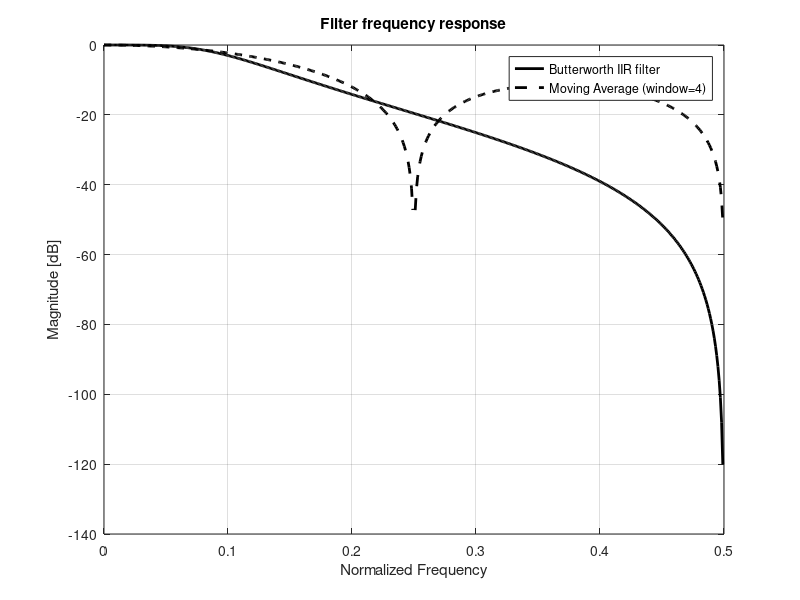

MATLAB code for this plot:
%% analyze_filter.m

%% Initialization
clear
close all
clc

%% analyze filter
n = 2;
wn = 0.2;

[b, a] = butter(n, wn);

[h, w] = freqz(b, a);
[h_ma, w_ma] = freqz(ones(4,1)/4, 1);


figure
plot(w/2/pi, mag2db(abs(h)), 'k', 'LineWidth', 2, ...
    'DisplayName', 'Butterworth IIR filter')
hold on
plot(w_ma/2/pi, mag2db(abs(h_ma)), 'k--', 'LineWidth', 2,...
    'DisplayName', 'Moving Average (window=4)')
xlabel('Normalized Frequency')
ylabel('Magnitude [dB]')
title('Filter frequency response')
legend('show')
grid on

% 
% figure
% plot(w_ma, mag2db(abs(h_ma)), 'k--', 'LineWidth', 2)
